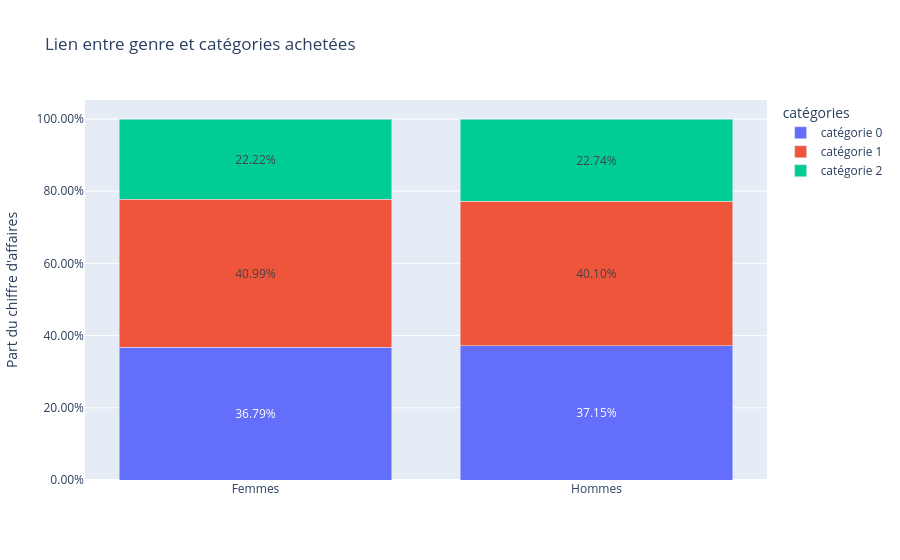

The notebook cell saved with this chart:
### Markdown cell above
Lecture rapide : si la p-value est inférieure à  0,05, on rejette l'hypothèse d'indépendance et on considère qu'il existe un lien statistiquement significatif entre genre et catégories achetées.

### Code cell
repartition_genre_categorie = (
    ventes_stats.groupby(['genre', 'catégories'], as_index=False)
    .agg(chiffre_affaires=('chiffre_affaires', 'sum'))
)
repartition_genre_categorie['part_chiffre_affaires'] = (
    repartition_genre_categorie['chiffre_affaires'] /
    repartition_genre_categorie.groupby('genre')['chiffre_affaires'].transform('sum')
)

figure_genre_categorie = px.bar(
    repartition_genre_categorie,
    x='genre',
    y='part_chiffre_affaires',
    color='catégories',
    text='part_chiffre_affaires',
    barmode='stack',
    title='Lien entre genre et catégories achetées'
)

figure_genre_categorie.update_traces(
    texttemplate='%{text:.2%}',
    textposition='inside',
    insidetextanchor='middle'
)

figure_genre_categorie.update_layout(xaxis_title='', yaxis_title="Part du chiffre d'affaires", yaxis_tickformat='.2%')
figure_genre_categorie.show()

### Figure 1 — Plotly figure (JSON) as saved in the notebook; plotly's stock layout.template omitted (floating-point values rounded to 4 significant figures)
{"data": [{"hovertemplate": "catégories=catégorie 0<br>genre=%{x}<br>part_chiffre_affaires=%{text}<extra></extra>", "insidetextanchor": "middle", "legendgroup": "catégorie 0", "marker": {"color": "#636efa", "pattern": {"shape": ""}}, "name": "catégorie 0", "orientation": "v", "showlegend": true, "text": [0.3679, 0.3715], "textposition": "inside", "texttemplate": "%{text:.2%}", "type": "bar", "x": ["Femmes", "Hommes"], "xaxis": "x", "y": [0.3679, 0.3715], "yaxis": "y"}, {"hovertemplate": "catégories=catégorie 1<br>genre=%{x}<br>part_chiffre_affaires=%{text}<extra></extra>", "insidetextanchor": "middle", "legendgroup": "catégorie 1", "marker": {"color": "#EF553B", "pattern": {"shape": ""}}, "name": "catégorie 1", "orientation": "v", "showlegend": true, "text": [0.4099, 0.401], "textposition": "inside", "texttemplate": "%{text:.2%}", "type": "bar", "x": ["Femmes", "Hommes"], "xaxis": "x", "y": [0.4099, 0.401], "yaxis": "y"}, {"hovertemplate": "catégories=catégorie 2<br>genre=%{x}<br>part_chiffre_affaires=%{text}<extra></extra>", "insidetextanchor": "middle", "legendgroup": "catégorie 2", "marker": {"color": "#00cc96", "pattern": {"shape": ""}}, "name": "catégorie 2", "orientation": "v", "showlegend": true, "text": [0.2222, 0.2274], "textposition": "inside", "texttemplate": "%{text:.2%}", "type": "bar", "x": ["Femmes", "Hommes"], "xaxis": "x", "y": [0.2222, 0.2274], "yaxis": "y"}], "layout": {"barmode": "stack", "legend": {"title": {"text": "catégories"}, "tracegroupgap": 0}, "title": {"text": "Lien entre genre et catégories achetées"}, "xaxis": {"anchor": "y", "domain": [0, 1], "title": {"text": ""}}, "yaxis": {"anchor": "x", "domain": [0, 1], "tickformat": ".2%", "title": {"text": "Part du chiffre d'affaires"}}}}
